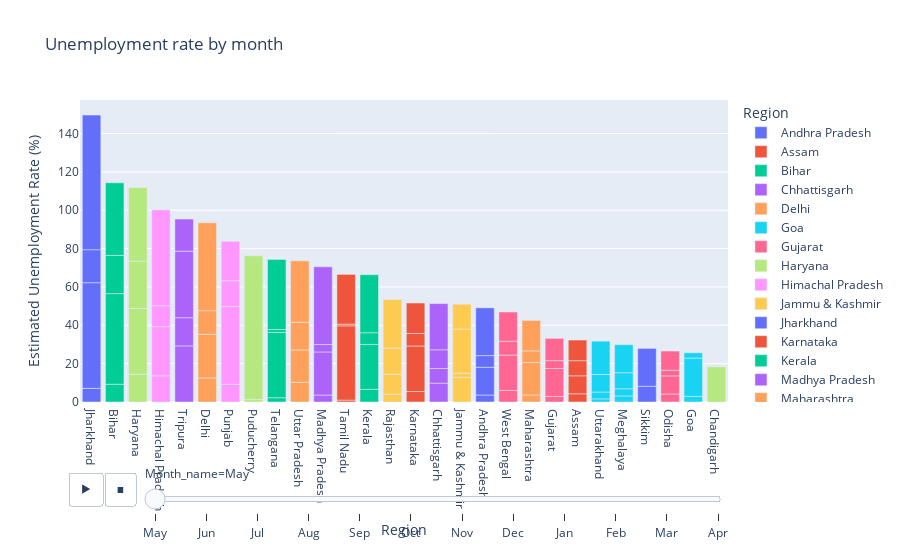

This figure's notebook cell:
### Code cell
# Bar plot Unemployment Rate (monthly)

fig = px.bar(df,x='Region',y='Estimated Unemployment Rate (%)',animation_frame='Month_name',color='Region',
            title='Unemployment rate by month')

fig.update_layout(xaxis={'categoryorder':'total descending'})
fig.show()

### Figure 1 — Plotly figure (JSON) as saved in the notebook; plotly's stock layout.template omitted (floating-point values rounded to 4 significant figures)
{"data": [{"alignmentgroup": "True", "hovertemplate": "Region=%{x}<br>Month_name=May<br>Estimated Unemployment Rate (%)=%{y}<extra></extra>", "legendgroup": "Andhra Pradesh", "marker": {"color": "#636efa", "pattern": {"shape": ""}}, "name": "Andhra Pradesh", "offsetgroup": "Andhra Pradesh", "orientation": "v", "showlegend": true, "textposition": "auto", "type": "bar", "x": ["Andhra Pradesh", "Andhra Pradesh", "Andhra Pradesh", "Andhra Pradesh"], "xaxis": "x", "y": [3.65, 14.46, 6.09, 24.91], "yaxis": "y"}, {"alignmentgroup": "True", "hovertemplate": "Region=%{x}<br>Month_name=May<br>Estimated Unemployment Rate (%)=%{y}<extra></extra>", "legendgroup": "Assam", "marker": {"color": "#EF553B", "pattern": {"shape": ""}}, "name": "Assam", "offsetgroup": "Assam", "orientation": "v", "showlegend": true, "textposition": "auto", "type": "bar", "x": ["Assam", "Assam", "Assam", "Assam"], "xaxis": "x", "y": [4.29, 9.38, 7.87, 10.77], "yaxis": "y"}, {"alignmentgroup": "True", "hovertemplate": "Region=%{x}<br>Month_name=May<br>Estimated Unemployment Rate (%)=%{y}<extra></extra>", "legendgroup": "Bihar", "marker": {"color": "#00cc96", "pattern": {"shape": ""}}, "name": "Bihar", "offsetgroup": "Bihar", "orientation": "v", "showlegend": true, "textposition": "auto", "type": "bar", "x": ["Bihar", "Bihar", "Bihar", "Bihar"], "xaxis": "x", "y": [9.27, 47.26, 19.9, 37.87], "yaxis": "y"}, {"alignmentgroup": "True", "hovertemplate": "Region=%{x}<br>Month_name=May<br>Estimated Unemployment Rate (%)=%{y}<extra></extra>", "legendgroup": "Chhattisgarh", "marker": {"color": "#ab63fa", "pattern": {"shape": ""}}, "name": "Chhattisgarh", "offsetgroup": "Chhattisgarh", "orientation": "v", "showlegend": true, "textposition": "auto", "type": "bar", "x": ["Chhattisgarh", "Chhattisgarh", "Chhattisgarh", "Chhattisgarh"], "xaxis": "x", "y": [9.82, 7.64, 9.77, 24.1], "yaxis": "y"}, {"alignmentgroup": "True", "hovertemplate": "Region=%{x}<br>Month_name=May<br>Estimated Unemployment Rate (%)=%{y}<extra></extra>", "legendgroup": "Delhi", "marker": {"color": "#FFA15A", "pattern": {"shape": ""}}, "name": "Delhi", "offsetgroup": "Delhi", "orientation": "v", "showlegend": true, "textposition": "auto", "type": "bar", "x": ["Delhi", "Delhi", "Delhi", "Delhi"], "xaxis": "x", "y": [12.56, 22.76, 12.31, 45.78], "yaxis": "y"}, {"alignmentgroup": "True", "hovertemplate": "Region=%{x}<br>Month_name=May<br>Estimated Unemployment Rate (%)=%{y}<extra></extra>", "legendgroup": "Goa", "marker": {"color": "#19d3f3", "pattern": {"shape": ""}}, "name": "Goa", "offsetgroup": "Goa", "orientation": "v", "showlegend": true, "textposition": "auto", "type": "bar", "x": ["Goa", "Goa", "Goa"], "xaxis": "x", "y": [2.91, 20, 2.75], "yaxis": "y"}, {"alignmentgroup": "True", "hovertemplate": "Region=%{x}<br>Month_name=May<br>Estimated Unemployment Rate (%)=%{y}<extra></extra>", "legendgroup": "Gujarat", "marker": {"color": "#FF6692", "pattern": {"shape": ""}}, "name": "Gujarat", "offsetgroup": "Gujarat", "orientation": "v", "showlegend": true, "textposition": "auto", "type": "bar", "x": ["Gujarat", "Gujarat", "Gujarat", "Gujarat"], "xaxis": "x", "y": [2.88, 14.58, 4.09, 11.62], "yaxis": "y"}, {"alignmentgroup": "True", "hovertemplate": "Region=%{x}<br>Month_name=May<br>Estimated Unemployment Rate (%)=%{y}<extra></extra>", "legendgroup": "Haryana", "marker": {"color": "#B6E880", "pattern": {"shape": ""}}, "name": "Haryana", "offsetgroup": "Haryana", "orientation": "v", "showlegend": true, "textposition": "auto", "type": "bar", "x": ["Haryana", "Haryana", "Haryana", "Haryana"], "xaxis": "x", "y": [14.54, 34.22, 24.67, 38.46], "yaxis": "y"}, {"alignmentgroup": "True", "hovertemplate": "Region=%{x}<br>Month_name=May<br>Estimated Unemployment Rate (%)=%{y}<extra></extra>", "legendgroup": "Himachal Pradesh", "marker": {"color": "#FF97FF", "pattern": {"shape": ""}}, "name": "Himachal Pradesh", "offsetgroup": "Himachal Pradesh", "orientation": "v", "showlegend": true, "textposition": "auto", "type": "bar", "x": ["Himachal Pradesh", "Himachal Pradesh", "Himachal Pradesh", "Himachal Pradesh"], "xaxis": "x", "y": [13.68, 25.64, 10.88, 50], "yaxis": "y"}, {"alignmentgroup": "True", "hovertemplate": "Region=%{x}<br>Month_name=May<br>Estimated Unemployment Rate (%)=%{y}<extra></extra>", "legendgroup": "Jammu & Kashmir", "marker": {"color": "#FECB52", "pattern": {"shape": ""}}, "name": "Jammu & Kashmir", "offsetgroup": "Jammu & Kashmir", "orientation": "v", "showlegend": true, "textposition": "auto", "type": "bar", "x": ["Jammu & Kashmir", "Jammu & Kashmir", "Jammu & Kashmir", "Jammu & Kashmir"], "xaxis": "x", "y": [12.78, 2.22, 23.04, 12.96], "yaxis": "y"}, {"alignmentgroup": "True", "hovertemplate": "Region=%{x}<br>Month_name=May<br>Estimated Unemployment Rate (%)=%{y}<extra></extra>", "legendgroup": "Jharkhand", "marker": {"color": "#636efa", "pattern": {"shape": ""}}, "name": "Jharkhand", "offsetgroup": "Jharkhand", "orientation": "v", "showlegend": true, "textposition": "auto", "type": "bar", "x": ["Jharkhand", "Jharkhand", "Jharkhand", "Jharkhand"], "xaxis": "x", "y": [7.11, 55.1, 17.23, 70.17], "yaxis": "y"}, {"alignmentgroup": "True", "hovertemplate": "Region=%{x}<br>Month_name=May<br>Estimated Unemployment Rate (%)=%{y}<extra></extra>", "legendgroup": "Karnataka", "marker": {"color": "#EF553B", "pattern": {"shape": ""}}, "name": "Karnataka", "offsetgroup": "Karnataka", "orientation": "v", "showlegend": true, "textposition": "auto", "type": "bar", "x": ["Karnataka", "Karnataka", "Karnataka", "Karnataka"], "xaxis": "x", "y": [5.46, 23.72, 6.56, 15.88], "yaxis": "y"}, {"alignmentgroup": "True", "hovertemplate": "Region=%{x}<br>Month_name=May<br>Estimated Unemployment Rate (%)=%{y}<extra></extra>", "legendgroup": "Kerala", "marker": {"color": "#00cc96", "pattern": {"shape": ""}}, "name": "Kerala", "offsetgroup": "Kerala", "orientation": "v", "showlegend": true, "textposition": "auto", "type": "bar", "x": ["Kerala", "Kerala", "Kerala", "Kerala"], "xaxis": "x", "y": [6.63, 23.38, 6.11, 30.28], "yaxis": "y"}, {"alignmentgroup": "True", "hovertemplate": "Region=%{x}<br>Month_name=May<br>Estimated Unemployment Rate (%)=%{y}<extra></extra>", "legendgroup": "Madhya Pradesh", "marker": {"color": "#ab63fa", "pattern": {"shape": ""}}, "name": "Madhya Pradesh", "offsetgroup": "Madhya Pradesh", "orientation": "v", "showlegend": true, "textposition": "auto", "type": "bar", "x": ["Madhya Pradesh", "Madhya Pradesh", "Madhya Pradesh", "Madhya Pradesh"], "xaxis": "x", "y": [3.63, 22.46, 3.91, 40.49], "yaxis": "y"}, {"alignmentgroup": "True", "hovertemplate": "Region=%{x}<br>Month_name=May<br>Estimated Unemployment Rate (%)=%{y}<extra></extra>", "legendgroup": "Maharashtra", "marker": {"color": "#FFA15A", "pattern": {"shape": ""}}, "name": "Maharashtra", "offsetgroup": "Maharashtra", "orientation": "v", "showlegend": true, "textposition": "auto", "type": "bar", "x": ["Maharashtra", "Maharashtra", "Maharashtra", "Maharashtra"], "xaxis": "x", "y": [3.67, 16.89, 6.08, 15.92], "yaxis": "y"}, {"alignmentgroup": "True", "hovertemplate": "Region=%{x}<br>Month_name=May<br>Estimated Unemployment Rate (%)=%{y}<extra></extra>", "legendgroup": "Meghalaya", "marker": {"color": "#19d3f3", "pattern": {"shape": ""}}, "name": "Meghalaya", "offsetgroup": "Meghalaya", "orientation": "v", "showlegend": true, "textposition": "auto", "type": "bar", "x": ["Meghalaya", "Meghalaya", "Meghalaya", "Meghalaya"], "xaxis": "x", "y": [3.16, 3.73, 8.4, 14.58], "yaxis": "y"}, {"alignmentgroup": "True", "hovertemplate": "Region=%{x}<br>Month_name=May<br>Estimated Unemployment Rate (%)=%{y}<extra></extra>", "legendgroup": "Odisha", "marker": {"color": "#FF6692", "pattern": {"shape": ""}}, "name": "Odisha", "offsetgroup": "Odisha", "orientation": "v", "showlegend": true, "textposition": "auto", "type": "bar", "x": ["Odisha", "Odisha", "Odisha", "Odisha"], "xaxis": "x", "y": [4.17, 9.45, 2.95, 10], "yaxis": "y"}, {"alignmentgroup": "True", "hovertemplate": "Region=%{x}<br>Month_name=May<br>Estimated Unemployment Rate (%)=%{y}<extra></extra>", "legendgroup": "Puducherry", "marker": {"color": "#B6E880", "pattern": {"shape": ""}}, "name": "Puducherry", "offsetgroup": "Puducherry", "orientation": "v", "showlegend": true, "textposition": "auto", "type": "bar", "x": ["Puducherry", "Puducherry", "Puducherry"], "xaxis": "x", "y": [0, 1.25, 75], "yaxis": "y"}, {"alignmentgroup": "True", "hovertemplate": "Region=%{x}<br>Month_name=May<br>Estimated Unemployment Rate (%)=%{y}<extra></extra>", "legendgroup": "Punjab", "marker": {"color": "#FF97FF", "pattern": {"shape": ""}}, "name": "Punjab", "offsetgroup": "Punjab", "orientation": "v", "showlegend": true, "textposition": "auto", "type": "bar", "x": ["Punjab", "Punjab", "Punjab", "Punjab"], "xaxis": "x", "y": [9.17, 40.59, 13.49, 20.54], "yaxis": "y"}, {"alignmentgroup": "True", "hovertemplate": "Region=%{x}<br>Month_name=May<br>Estimated Unemployment Rate (%)=%{y}<extra></extra>", "legendgroup": "Rajasthan", "marker": {"color": "#FECB52", "pattern": {"shape": ""}}, "name": "Rajasthan", "offsetgroup": "Rajasthan", "orientation": "v", "showlegend": true, "textposition": "auto", "type": "bar", "x": ["Rajasthan", "Rajasthan", "Rajasthan", "Rajasthan"], "xaxis": "x", "y": [4.03, 10.45, 13.62, 25.35], "yaxis": "y"}, {"alignmentgroup": "True", "hovertemplate": "Region=%{x}<br>Month_name=May<br>Estimated Unemployment Rate (%)=%{y}<extra></extra>", "legendgroup": "Sikkim", "marker": {"color": "#636efa", "pattern": {"shape": ""}}, "name": "Sikkim", "offsetgroup": "Sikkim", "orientation": "v", "showlegend": true, "textposition": "auto", "type": "bar", "x": ["Sikkim", "Sikkim"], "xaxis": "x", "y": [8.2, 19.75], "yaxis": "y"}, {"alignmentgroup": "True", "hovertemplate": "Region=%{x}<br>Month_name=May<br>Estimated Unemployment Rate (%)=%{y}<extra></extra>", "legendgroup": "Tamil Nadu", "marker": {"color": "#EF553B", "pattern": {"shape": ""}}, "name": "Tamil Nadu", "offsetgroup": "Tamil Nadu", "orientation": "v", "showlegend": true, "textposition": "auto", "type": "bar", "x": ["Tamil Nadu", "Tamil Nadu", "Tamil Nadu", "Tamil Nadu"], "xaxis": "x", "y": [0.97, 38.73, 0.89, 25.95], "yaxis": "y"}, {"alignmentgroup": "True", "hovertemplate": "Region=%{x}<br>Month_name=May<br>Estimated Unemployment Rate (%)=%{y}<extra></extra>", "legendgroup": "Telangana", "marker": {"color": "#00cc96", "pattern": {"shape": ""}}, "name": "Telangana", "offsetgroup": "Telangana", "orientation": "v", "showlegend": true, "textposition": "auto", "type": "bar", "x": ["Telangana", "Telangana", "Telangana", "Telangana"], "xaxis": "x", "y": [2.23, 34.01, 1.52, 36.57], "yaxis": "y"}, {"alignmentgroup": "True", "hovertemplate": "Region=%{x}<br>Month_name=May<br>Estimated Unemployment Rate (%)=%{y}<extra></extra>", "legendgroup": "Tripura", "marker": {"color": "#ab63fa", "pattern": {"shape": ""}}, "name": "Tripura", "offsetgroup": "Tripura", "orientation": "v", "showlegend": true, "textposition": "auto", "type": "bar", "x": ["Tripura", "Tripura", "Tripura", "Tripura"], "xaxis": "x", "y": [29.25, 14.71, 34.69, 16.78], "yaxis": "y"}, {"alignmentgroup": "True", "hovertemplate": "Region=%{x}<br>Month_name=May<br>Estimated Unemployment Rate (%)=%{y}<extra></extra>", "legendgroup": "Uttar Pradesh", "marker": {"color": "#FFA15A", "pattern": {"shape": ""}}, "name": "Uttar Pradesh", "offsetgroup": "Uttar Pradesh", "orientation": "v", "showlegend": true, "textposition": "auto", "type": "bar", "x": ["Uttar Pradesh", "Uttar Pradesh", "Uttar Pradesh", "Uttar Pradesh"], "xaxis": "x", "y": [10.26, 16.89, 14.4, 32.06], "yaxis": "y"}, {"alignmentgroup": "True", "hovertemplate": "Region=%{x}<br>Month_name=May<br>Estimated Unemployment Rate (%)=%{y}<extra></extra>", "legendgroup": "Uttarakhand", "marker": {"color": "#19d3f3", "pattern": {"shape": ""}}, "name": "Uttarakhand", "offsetgroup": "Uttarakhand", "orientation": "v", "showlegend": true, "textposition": "auto", "type": "bar", "x": ["Uttarakhand", "Uttarakhand", "Uttarakhand", "Uttarakhand"], "xaxis": "x", "y": [1.63, 3.57, 9.17, 17.36], "yaxis": "y"}, {"alignmentgroup": "True", "hovertemplate": "Region=%{x}<br>Month_name=May<br>Estimated Unemployment Rate (%)=%{y}<extra></extra>", "legendgroup": "West Bengal", "marker": {"color": "#FF6692", "pattern": {"shape": ""}}, "name": "West Bengal", "offsetgroup": "West Bengal", "orientation": "v", "showlegend": true, "textposition": "auto", "type": "bar", "x": ["West Bengal", "West Bengal", "West Bengal", "West Bengal"], "xaxis": "x", "y": [6.02, 18.43, 7.25, 15.22], "yaxis": "y"}, {"alignmentgroup": "True", "hovertemplate": "Region=%{x}<br>Month_name=May<br>Estimated Unemployment Rate (%)=%{y}<extra></extra>", "legendgroup": "Chandigarh", "marker": {"color": "#B6E880", "pattern": {"shape": ""}}, "name": "Chandigarh", "offsetgroup": "Chandigarh", "orientation": "v", "showlegend": true, "textposition": "auto", "type": "bar", "x": ["Chandigarh"], "xaxis": "x", "y": [18.35], "yaxis": "y"}], "layout": {"autosize": true, "barmode": "relative", "legend": {"title": {"text": "Region"}, "tracegroupgap": 0}, "sliders": [{"active": 0, "currentvalue": {"prefix": "Month_name="}, "len": 0.9, "pad": {"b": 10, "t": 60}, "steps": [{"args": [["May"], {"frame": {"duration": 0, "redraw": true}, "fromcurrent": true, "mode": "immediate", "transition": {"duration": 0, "easing": "linear"}}], "label": "May", "method": "animate"}, {"args": [["Jun"], {"frame": {"duration": 0, "redraw": true}, "fromcurrent": true, "mode": "immediate", "transition": {"duration": 0, "easing": "linear"}}], "label": "Jun", "method": "animate"}, {"args": [["Jul"], {"frame": {"duration": 0, "redraw": true}, "fromcurrent": true, "mode": "immediate", "transition": {"duration": 0, "easing": "linear"}}], "label": "Jul", "method": "animate"}, {"args": [["Aug"], {"frame": {"duration": 0, "redraw": true}, "fromcurrent": true, "mode": "immediate", "transition": {"duration": 0, "easing": "linear"}}], "label": "Aug", "method": "animate"}, {"args": [["Sep"], {"frame": {"duration": 0, "redraw": true}, "fromcurrent": true, "mode": "immediate", "transition": {"duration": 0, "easing": "linear"}}], "label": "Sep", "method": "animate"}, {"args": [["Oct"], {"frame": {"duration": 0, "redraw": true}, "fromcurrent": true, "mode": "immediate", "transition": {"duration": 0, "easing": "linear"}}], "label": "Oct", "method": "animate"}, {"args": [["Nov"], {"frame": {"duration": 0, "redraw": true}, "fromcurrent": true, "mode": "immediate", "transition": {"duration": 0, "easing": "linear"}}], "label": "Nov", "method": "animate"}, {"args": [["Dec"], {"frame": {"duration": 0, "redraw": true}, "fromcurrent": true, "mode": "immediate", "transition": {"duration": 0, "easing": "linear"}}], "label": "Dec", "method": "animate"}, {"args": [["Jan"], {"frame": {"duration": 0, "redraw": true}, "fromcurrent": true, "mode": "immediate", "transition": {"duration": 0, "easing": "linear"}}], "label": "Jan", "method": "animate"}, {"args": [["Feb"], {"frame": {"duration": 0, "redraw": true}, "fromcurrent": true, "mode": "immediate", "transition": {"duration": 0, "easing": "linear"}}], "label": "Feb", "method": "animate"}, {"args": [["Mar"], {"frame": {"duration": 0, "redraw": true}, "fromcurrent": true, "mode": "immediate", "transition": {"duration": 0, "easing": "linear"}}], "label": "Mar", "method": "animate"}, {"args": [["Apr"], {"frame": {"duration": 0, "redraw": true}, "fromcurrent": true, "mode": "immediate", "transition": {"duration": 0, "easing": "linear"}}], "label": "Apr", "method": "animate"}], "x": 0.1, "xanchor": "left", "y": 0, "yanchor": "top"}], "title": {"text": "Unemployment rate by month"}, "updatemenus": [{"buttons": [{"args": [null, {"frame": {"duration": 500, "redraw": true}, "fromcurrent": true, "mode": "immediate", "transition": {"duration": 500, "easing": "linear"}}], "label": "&#9654;", "method": "animate"}, {"args": [[null], {"frame": {"duration": 0, "redraw": true}, "fromcurrent": true, "mode": "immediate", "transition": {"duration": 0, "easing": "linear"}}], "label": "&#9724;", "method": "animate"}], "direction": "left", "pad": {"r": 10, "t": 70}, "showactive": false, "type": "buttons", "x": 0.1, "xanchor": "right", "y": 0, "yanchor": "top"}], "xaxis": {"anchor": "y", "autorange": true, "categoryarray": ["Andhra Pradesh", "Assam", "Bihar", "Chhattisgarh", "Delhi", "Goa", "Gujarat", "Haryana", "Himachal Pradesh", "Jammu & Kashmir", "Jharkhand", "Karnataka", "Kerala", "Madhya Pradesh", "Maharashtra", "Meghalaya", "Odisha", "Puducherry", "Punjab", "Rajasthan", "Sikkim", "Tamil Nadu", "Telangana", "Tripura", "Uttar Pradesh", "Uttarakhand", "West Bengal", "Chandigarh"], "categoryorder": "total descending", "domain": [0, 1], "range": [-0.5, 27.5], "title": {"text": "Region"}, "type": "category"}, "yaxis": {"anchor": "x", "autorange": true, "domain": [0, 1], "range": [0, 157.5], "title": {"text": "Estimated Unemployment Rate (%)"}, "type": "linear"}}}
